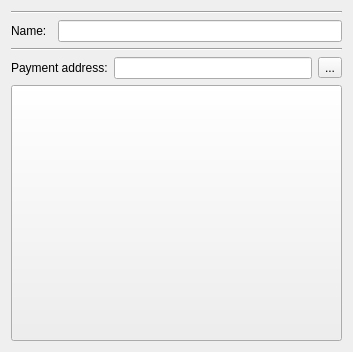
<?xml version="1.0" encoding="UTF-8"?>
<ui version="4.0">
 <class>MTNymDetails</class>
 <widget class="MTEditDetails" name="MTNymDetails">
  <property name="geometry">
   <rect>
    <x>0</x>
    <y>0</y>
    <width>353</width>
    <height>352</height>
   </rect>
  </property>
  <property name="windowTitle">
   <string>Form</string>
  </property>
  <layout class="QVBoxLayout" name="verticalLayout" stretch="1,1,1,1,15">
   <item>
    <widget class="Line" name="line">
     <property name="orientation">
      <enum>Qt::Horizontal</enum>
     </property>
    </widget>
   </item>
   <item>
    <layout class="QGridLayout" name="gridLayout" columnstretch="1,2,5">
     <item row="0" column="1" colspan="2">
      <widget class="QLineEdit" name="lineEditName">
       <property name="sizePolicy">
        <sizepolicy hsizetype="Expanding" vsizetype="Maximum">
         <horstretch>0</horstretch>
         <verstretch>0</verstretch>
        </sizepolicy>
       </property>
       <property name="alignment">
        <set>Qt::AlignLeading|Qt::AlignLeft|Qt::AlignTop</set>
       </property>
       <property name="readOnly">
        <bool>false</bool>
       </property>
      </widget>
     </item>
     <item row="0" column="0">
      <widget class="QLabel" name="labelName">
       <property name="layoutDirection">
        <enum>Qt::LeftToRight</enum>
       </property>
       <property name="text">
        <string>Name:</string>
       </property>
       <property name="alignment">
        <set>Qt::AlignLeading|Qt::AlignLeft|Qt::AlignVCenter</set>
       </property>
      </widget>
     </item>
    </layout>
   </item>
   <item>
    <widget class="Line" name="line_2">
     <property name="orientation">
      <enum>Qt::Horizontal</enum>
     </property>
    </widget>
   </item>
   <item>
    <layout class="QHBoxLayout" name="horizontalLayout">
     <item>
      <widget class="QLabel" name="label">
       <property name="text">
        <string>Payment address:</string>
       </property>
      </widget>
     </item>
     <item>
      <widget class="QLineEdit" name="lineEditDescription">
       <property name="readOnly">
        <bool>true</bool>
       </property>
      </widget>
     </item>
     <item>
      <widget class="QToolButton" name="toolButtonDescription">
       <property name="text">
        <string>...</string>
       </property>
       <property name="icon">
        <iconset resource="../resource.qrc">
         <normaloff>:/icons/icons/Basic-Copy-icon.png</normaloff>:/icons/icons/Basic-Copy-icon.png</iconset>
       </property>
      </widget>
     </item>
    </layout>
   </item>
   <item>
    <widget class="QrToolButton" name="toolButtonQrCode">
     <property name="sizePolicy">
      <sizepolicy hsizetype="Expanding" vsizetype="Expanding">
       <horstretch>0</horstretch>
       <verstretch>0</verstretch>
      </sizepolicy>
     </property>
     <property name="text">
      <string/>
     </property>
    </widget>
   </item>
  </layout>
 </widget>
 <customwidgets>
  <customwidget>
   <class>MTEditDetails</class>
   <extends>QWidget</extends>
   <header>gui/widgets/editdetails.hpp</header>
   <container>1</container>
  </customwidget>
  <customwidget>
   <class>QrToolButton</class>
   <extends>QToolButton</extends>
   <header>gui/widgets/qrtoolbutton.hpp</header>
  </customwidget>
 </customwidgets>
 <resources>
  <include location="../resource.qrc"/>
 </resources>
 <connections/>
</ui>
